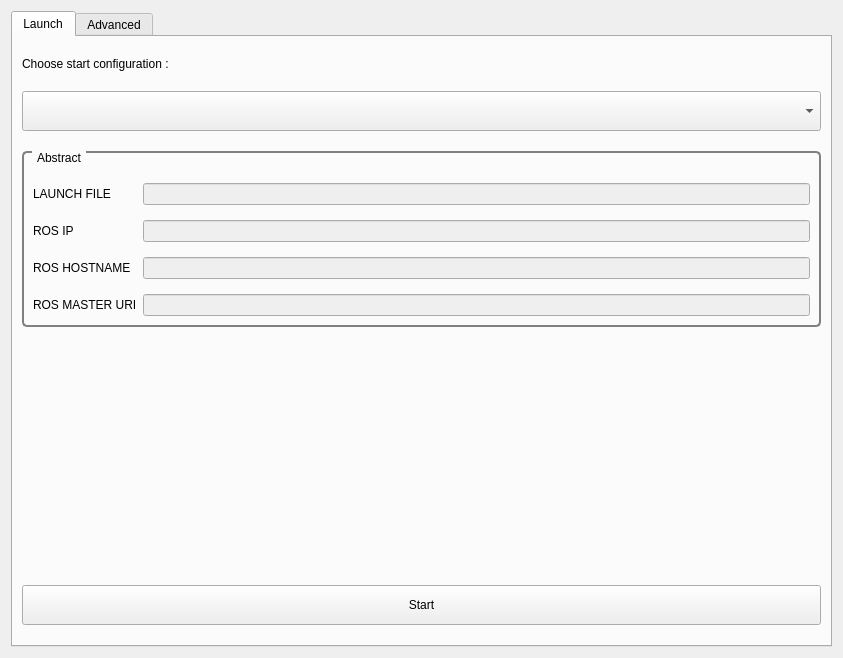
<?xml version="1.0" encoding="UTF-8"?>
<ui version="4.0">
 <class>Form</class>
 <widget class="QWidget" name="Form">
  <property name="geometry">
   <rect>
    <x>0</x>
    <y>0</y>
    <width>843</width>
    <height>658</height>
   </rect>
  </property>
  <property name="minimumSize">
   <size>
    <width>800</width>
    <height>500</height>
   </size>
  </property>
  <property name="windowTitle">
   <string>Form</string>
  </property>
  <layout class="QGridLayout" name="gridLayout">
   <item row="0" column="1">
    <widget class="QTabWidget" name="tabWidget">
     <property name="styleSheet">
      <string notr="true">font: 63 18pt &quot;Ubuntu&quot;;</string>
     </property>
     <property name="currentIndex">
      <number>0</number>
     </property>
     <widget class="QWidget" name="tab">
      <attribute name="title">
       <string>Launch</string>
      </attribute>
      <layout class="QGridLayout" name="gridLayout_2">
       <property name="topMargin">
        <number>20</number>
       </property>
       <property name="bottomMargin">
        <number>20</number>
       </property>
       <property name="spacing">
        <number>20</number>
       </property>
       <item row="0" column="0">
        <widget class="QLabel" name="label_4">
         <property name="text">
          <string>Choose start configuration :</string>
         </property>
        </widget>
       </item>
       <item row="5" column="0">
        <widget class="QPushButton" name="start_button">
         <property name="minimumSize">
          <size>
           <width>0</width>
           <height>40</height>
          </size>
         </property>
         <property name="styleSheet">
          <string notr="true">font: 63 18pt &quot;Ubuntu&quot;;</string>
         </property>
         <property name="text">
          <string>Start</string>
         </property>
        </widget>
       </item>
       <item row="1" column="0">
        <widget class="QComboBox" name="launcher_list">
         <property name="minimumSize">
          <size>
           <width>300</width>
           <height>40</height>
          </size>
         </property>
         <property name="styleSheet">
          <string notr="true">font: 63 16pt &quot;Ubuntu&quot;;</string>
         </property>
        </widget>
       </item>
       <item row="2" column="0">
        <widget class="QGroupBox" name="groupBox">
         <property name="styleSheet">
          <string notr="true">

QGroupBox {
    border: 2px solid gray;
    border-radius: 5px;
    margin-top: 0.5em;
}

QGroupBox::title {
    subcontrol-origin: margin;
    left: 10px;
    padding: 0 3px 0 3px;
}

</string>
         </property>
         <property name="title">
          <string>Abstract</string>
         </property>
         <layout class="QGridLayout" name="gridLayout_3">
          <property name="topMargin">
           <number>30</number>
          </property>
          <property name="verticalSpacing">
           <number>15</number>
          </property>
          <item row="1" column="0">
           <widget class="QLabel" name="label_2">
            <property name="text">
             <string>ROS IP</string>
            </property>
           </widget>
          </item>
          <item row="2" column="0">
           <widget class="QLabel" name="label">
            <property name="text">
             <string>ROS HOSTNAME</string>
            </property>
           </widget>
          </item>
          <item row="3" column="0">
           <widget class="QLabel" name="label_3">
            <property name="text">
             <string>ROS MASTER URI</string>
            </property>
           </widget>
          </item>
          <item row="1" column="1">
           <widget class="QLineEdit" name="ros_ip_info">
            <property name="enabled">
             <bool>false</bool>
            </property>
            <property name="text">
             <string/>
            </property>
            <property name="readOnly">
             <bool>true</bool>
            </property>
           </widget>
          </item>
          <item row="2" column="1">
           <widget class="QLineEdit" name="ros_hostname_info">
            <property name="enabled">
             <bool>false</bool>
            </property>
            <property name="readOnly">
             <bool>true</bool>
            </property>
           </widget>
          </item>
          <item row="3" column="1">
           <widget class="QLineEdit" name="ros_master_uri_info">
            <property name="enabled">
             <bool>false</bool>
            </property>
            <property name="readOnly">
             <bool>true</bool>
            </property>
           </widget>
          </item>
          <item row="0" column="0">
           <widget class="QLabel" name="label_7">
            <property name="text">
             <string>LAUNCH FILE</string>
            </property>
           </widget>
          </item>
          <item row="0" column="1">
           <widget class="QLineEdit" name="launch_file_info">
            <property name="enabled">
             <bool>false</bool>
            </property>
            <property name="text">
             <string/>
            </property>
            <property name="readOnly">
             <bool>true</bool>
            </property>
           </widget>
          </item>
         </layout>
        </widget>
       </item>
       <item row="4" column="0">
        <spacer name="verticalSpacer">
         <property name="orientation">
          <enum>Qt::Vertical</enum>
         </property>
         <property name="sizeHint" stdset="0">
          <size>
           <width>20</width>
           <height>40</height>
          </size>
         </property>
        </spacer>
       </item>
      </layout>
     </widget>
     <widget class="QWidget" name="tab_2">
      <attribute name="title">
       <string>Advanced</string>
      </attribute>
      <layout class="QGridLayout" name="gridLayout_4">
       <item row="4" column="0" colspan="2">
        <spacer name="verticalSpacer_2">
         <property name="orientation">
          <enum>Qt::Vertical</enum>
         </property>
         <property name="sizeHint" stdset="0">
          <size>
           <width>20</width>
           <height>40</height>
          </size>
         </property>
        </spacer>
       </item>
       <item row="0" column="0">
        <widget class="QLabel" name="label_5">
         <property name="text">
          <string>Launcher</string>
         </property>
        </widget>
       </item>
       <item row="1" column="1">
        <widget class="QPushButton" name="pushButton_2">
         <property name="minimumSize">
          <size>
           <width>0</width>
           <height>0</height>
          </size>
         </property>
         <property name="maximumSize">
          <size>
           <width>40</width>
           <height>16777215</height>
          </size>
         </property>
         <property name="text">
          <string>+</string>
         </property>
        </widget>
       </item>
       <item row="1" column="0">
        <widget class="QComboBox" name="comboBox"/>
       </item>
       <item row="1" column="2">
        <widget class="QPushButton" name="pushButton_3">
         <property name="minimumSize">
          <size>
           <width>0</width>
           <height>0</height>
          </size>
         </property>
         <property name="maximumSize">
          <size>
           <width>40</width>
           <height>16777215</height>
          </size>
         </property>
         <property name="text">
          <string>-</string>
         </property>
        </widget>
       </item>
       <item row="3" column="0" colspan="3">
        <widget class="QComboBox" name="comboBox_2"/>
       </item>
       <item row="2" column="0" colspan="3">
        <widget class="QLabel" name="label_6">
         <property name="text">
          <string>Target</string>
         </property>
        </widget>
       </item>
       <item row="5" column="0" colspan="3">
        <widget class="QPushButton" name="pushButton">
         <property name="text">
          <string>Save config</string>
         </property>
        </widget>
       </item>
      </layout>
     </widget>
    </widget>
   </item>
  </layout>
 </widget>
 <resources/>
 <connections/>
</ui>
